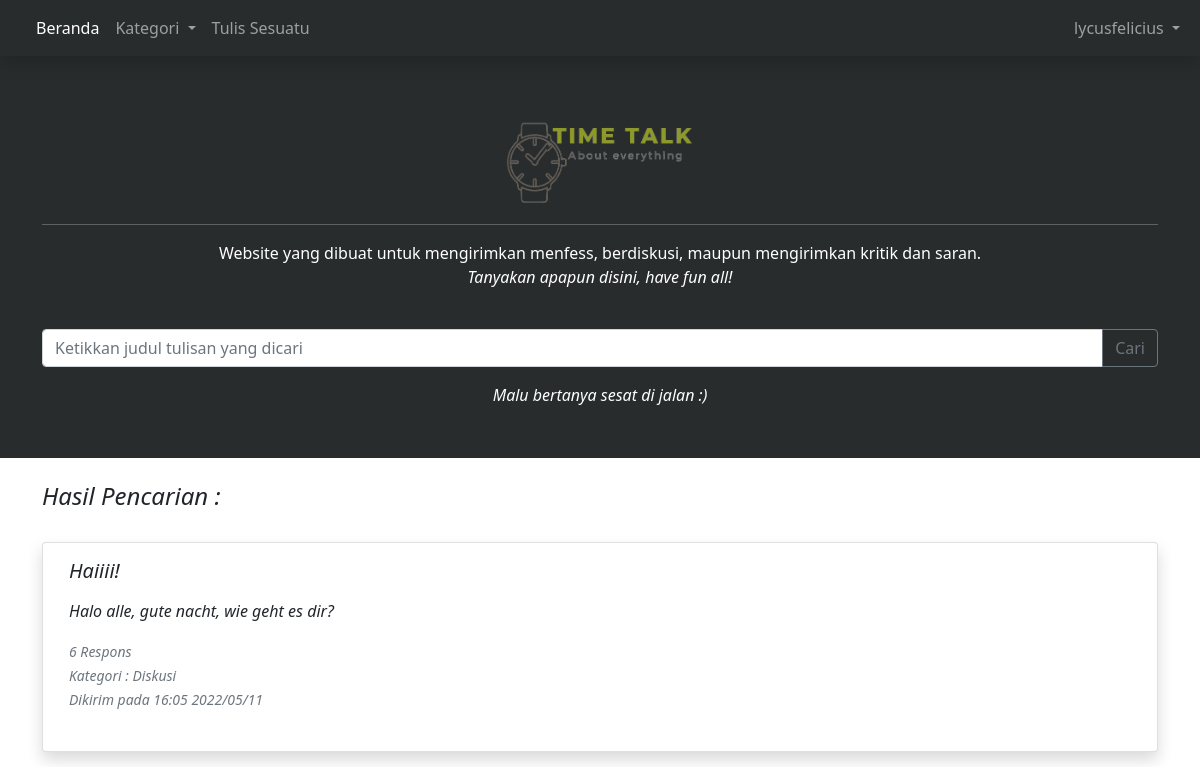
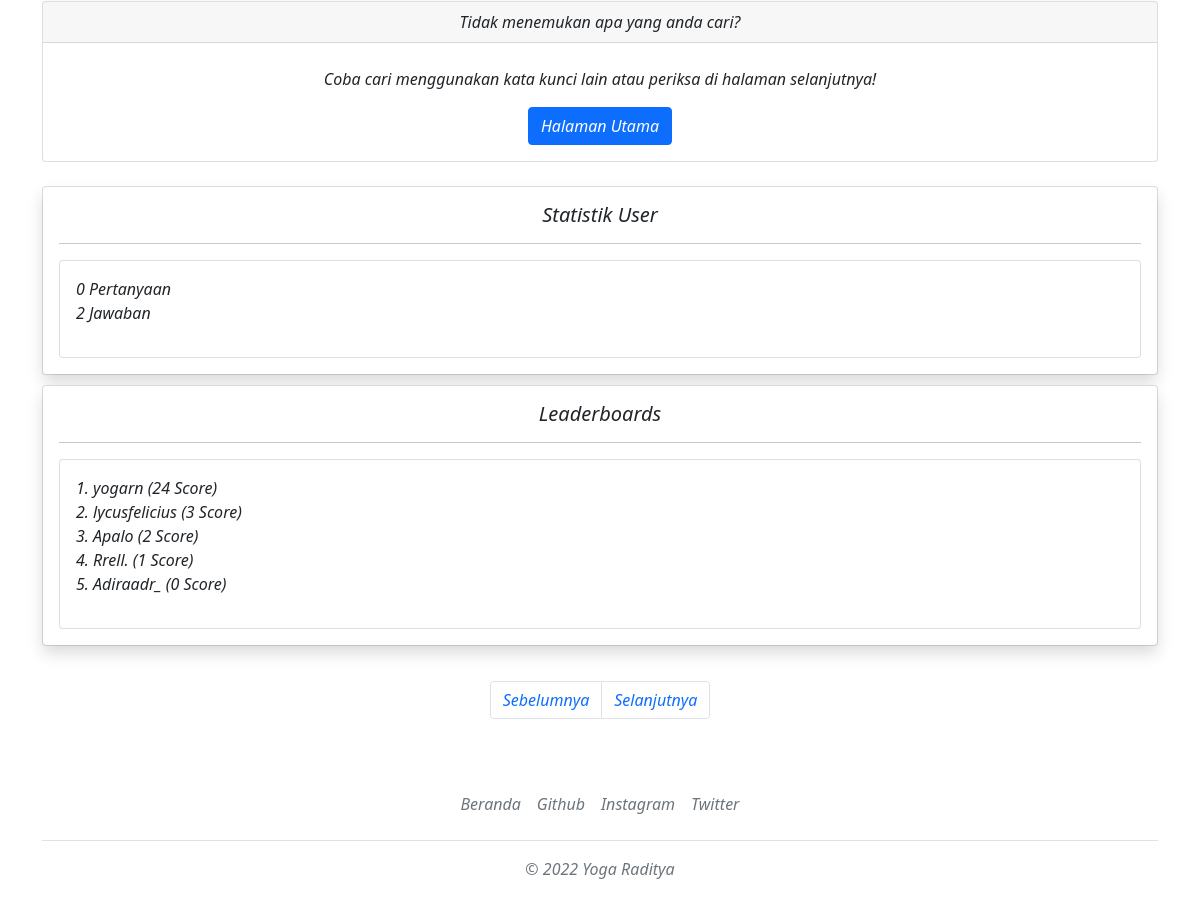
/search.php (signed in), run on an earlier commit of the app's database (2 pictures, top to bottom).
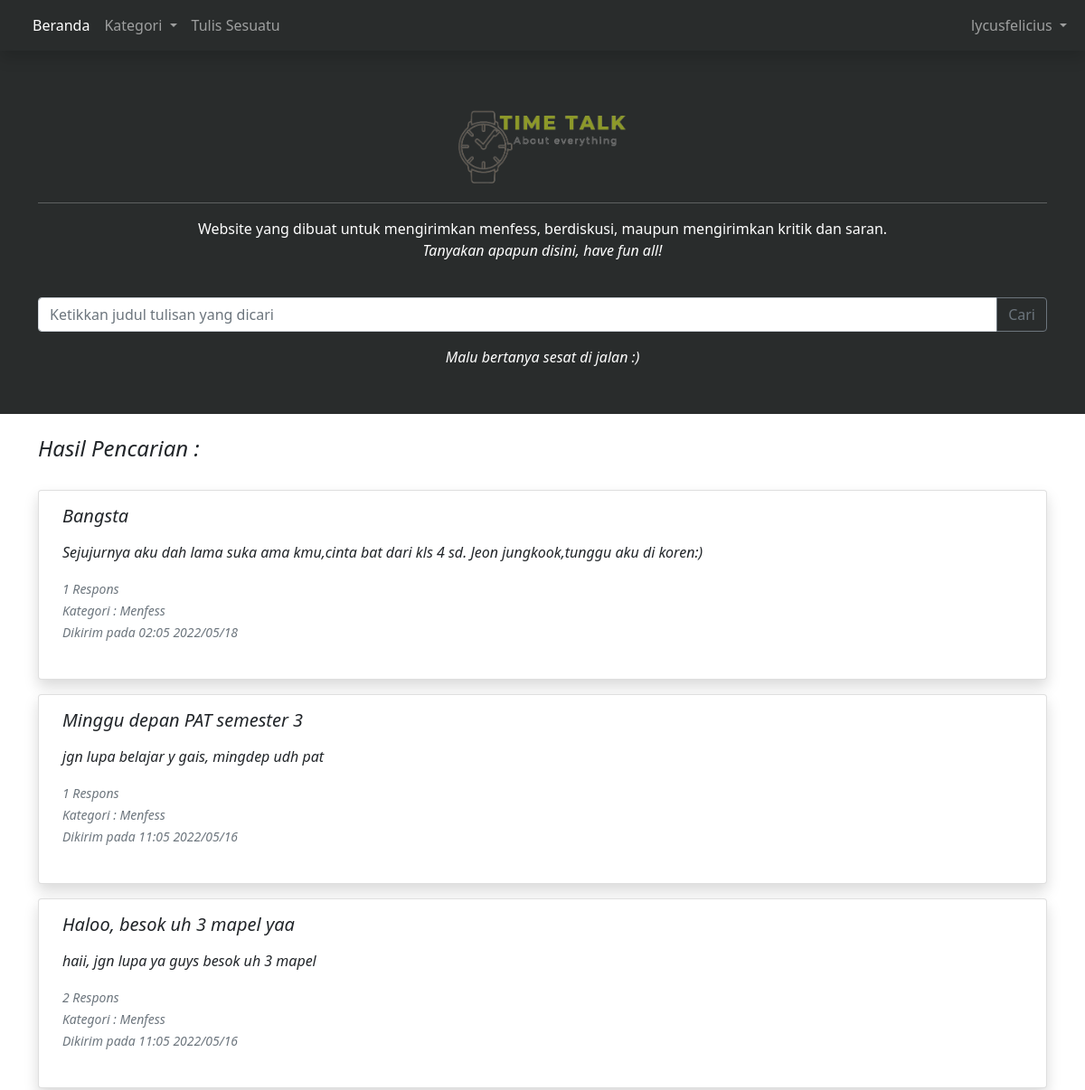
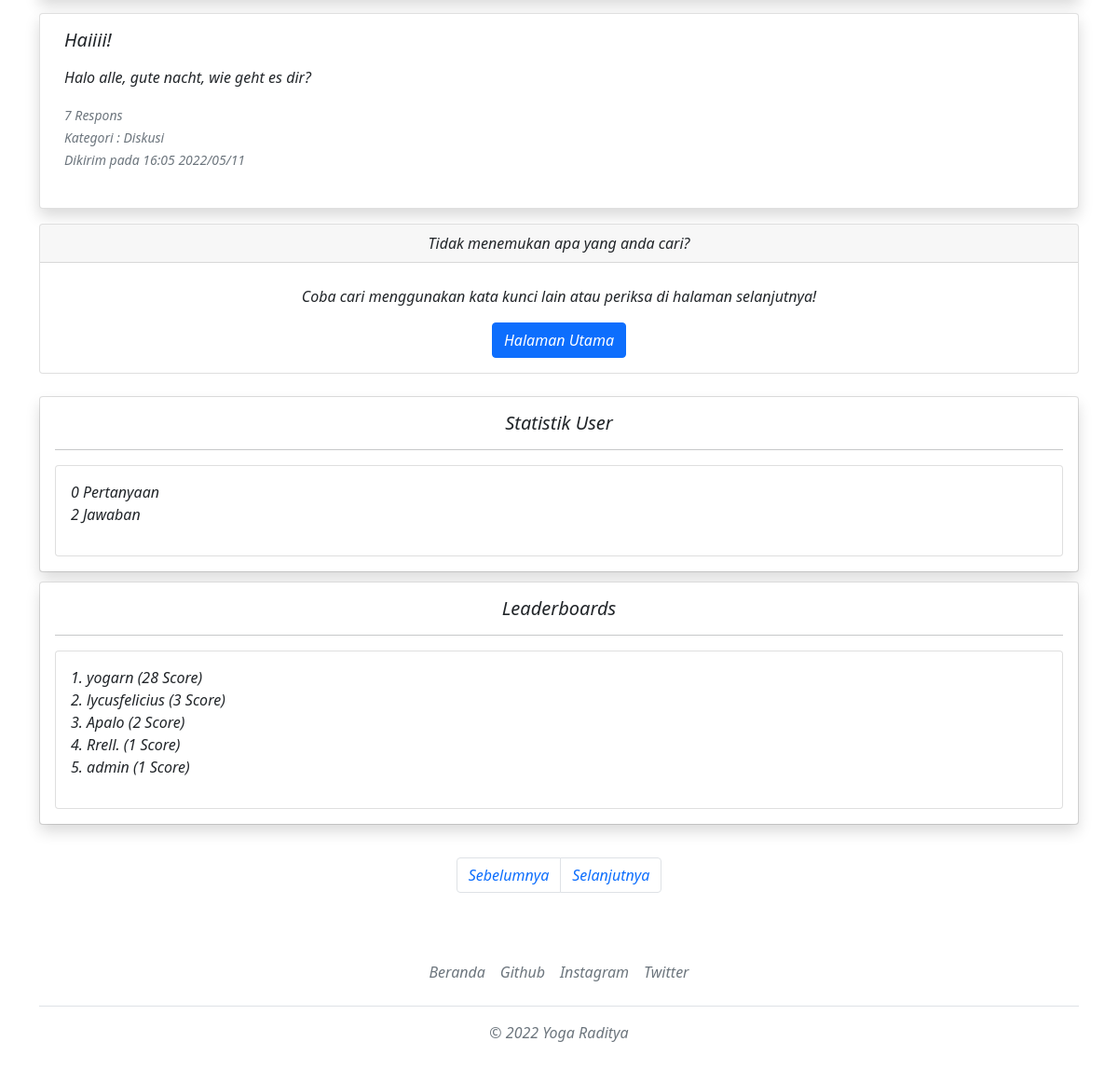
And on a later commit of the database (2 pictures, top to bottom).
### tables this page shows
CREATE TABLE `post` (
  `id` int(11) NOT NULL,
  `title` text DEFAULT NULL,
  `user_id` int(11) DEFAULT NULL,
  `content` text DEFAULT NULL,
  `category` text DEFAULT NULL,
  `date` text DEFAULT NULL,
  `total_resp` int(11) DEFAULT NULL,
  `last_resp` text DEFAULT NULL
);

CREATE TABLE `users` (
  `id` int(11) NOT NULL,
  `username` varchar(255) DEFAULT NULL,
  `email` varchar(255) DEFAULT NULL,
  `password` varchar(255) DEFAULT NULL,
  `score` int(11) DEFAULT NULL,
  `admin` tinyint(1) DEFAULT NULL
);

### search.php (the view, shortened to what the changed rows need)
<?php
require_once("config.php");
$username_sesi = $_SESSION["user"]["username"];
$key = $_GET['key'];
$sql = mysqli_query($link, "SELECT * FROM `users` WHERE `username`='$username_sesi'");
?>
<!DOCTYPE html>
<head>
    <link href="https://cdn.jsdelivr.net/npm/bootstrap@5.0.2/dist/css/bootstrap.min.css" rel="stylesheet">
    <link rel="stylesheet" href="css/style.css">
</head>
<body>
<div class="container-bg">
    <div class="container text-center putih">
        <h1 class="text-container"><img class="logo" src="logo.png"></h1>
        <br>
    </div>
</div>
<br>
<div class="container">
  <div class="row justify-content-lg-center">
    <div class="col">
        <h4>Hasil Pencarian : <?php echo $key; ?></h4><br>
    <?php
    				$batas = 10;
            $halaman = isset($_GET['halaman'])?(int)$_GET['halaman'] : 1;
            $halaman_awal = ($halaman>1) ? ($halaman * $batas) - $batas : 0;
        $sql = mysqli_query($link, "SELECT * FROM `post` WHERE title LIKE '%$key%' OR category LIKE '%$key%' OR content LIKE '%$key%' ORDER BY id DESC LIMIT $halaman_awal, $batas");
        foreach ($sql as $row) {
            $judul = $row['title'];
            $isi = $row['content'];
            $category = $row['category'];
            $date = $row['date'];
            $id = $row['id'];
            $total_resp = $row['total_resp'];
            echo '
            <div class="card mb-3 w-100 rounded shadow">
            <div class="card-body kiri-margin">
              <h5 class="card-title">'.$judul.'</h5>
              <p class="card-text">'.$isi.'</p>
              <p class="card-text"><small class="text-muted">'.$total_resp.' Respons<br>Kategori : '.$category.'<br>Dikirim pada '.$date.'<br></small><br>
              <a href="post-details.php?id='.$id.'" class="stretched-link"></a>
            </div>
          </div>';
        }
    ?>
<br>
<div class="card" style="margin-bottom: 10px;">
  <div class="card-body shadow rounded">
        <div class="card">
        <div class="card-body rounded">
    <p>
    <?php
    $no=1;
  $sql = mysqli_query($link, "SELECT * FROM `users` ORDER BY score DESC LIMIT 5");
  foreach ($sql as $row) {
      $username = $row['username'];
      $score = $row['score'];
  echo $no.'. '.$username.' ('.$score.' Score) <br>';
  $no++;
    }
    ?>
    </p>
    </div>
</div>
  </div>
</div>
    </div>
</body>

What changed in the data, as far as the page shows it:
no longer on this page (row unchanged): users: username "Adiraadr_", score "0"
added post: title "Bangsta", content "Sejujurnya aku dah lama suka ama kmu,cinta bat dari kls 4 sd. Jeon jungkook,tunggu aku di koren:)", total_resp "1", category "Menfess", date "02:05 2022/05/18"
added post: title "Minggu depan PAT semester 3", content "jgn lupa belajar y gais, mingdep udh pat", total_resp "1", category "Menfess", date "11:05 2022/05/16"
added post: title "Haloo, besok uh 3 mapel yaa", content "haii, jgn lupa ya guys besok uh 3 mapel", total_resp "2", category "Menfess", date "11:05 2022/05/16"
changed post "Haiiii!": total_resp "6" → "7"
changed users "yogarn": score "24" → "28"
added users: username "admin", score "1"
